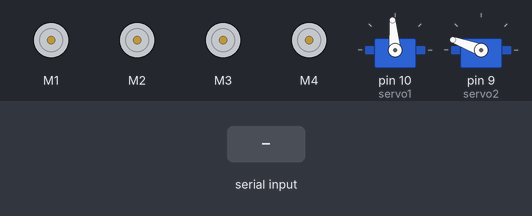
Bench run of a sketch on a simulated Arduino Uno, built with avr-gcc and run on an emulated ATmega328P. On the bench: 4 × DC motor (green arrow = forward, orange = backward, longer = faster), 2 × servo. Inputs (shaded band) come from the test bench.

Above: at 1.7 s.
1.8 s: "1\n" received over Serial
At 2.7 s:
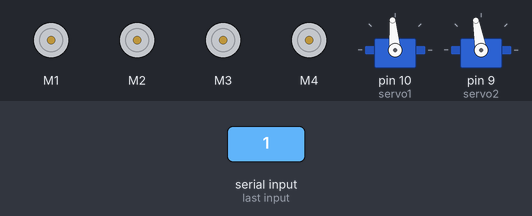
3.4 s: byte 1 (1) received over Serial
At 4.6 s:
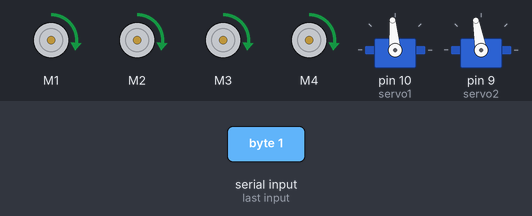
4.9 s: byte 2 (2) received over Serial
At 6.1 s:
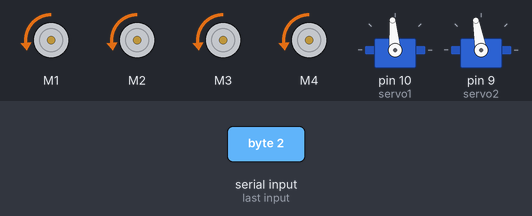
6.4 s: byte 3 (3) received over Serial
At 7.0 s:
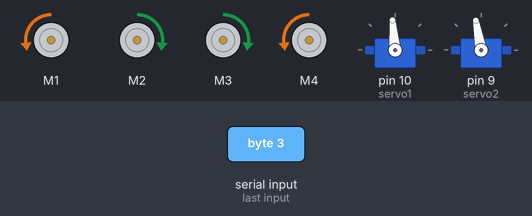
7.9 s: byte 4 (4) received over Serial
At 9.1 s:
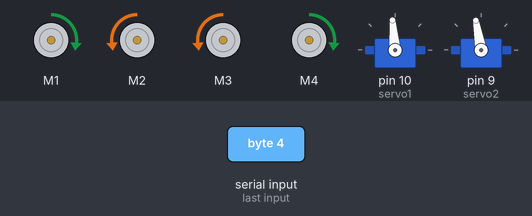
9.4 s: byte 6 (6) received over Serial
At 10.6 s:
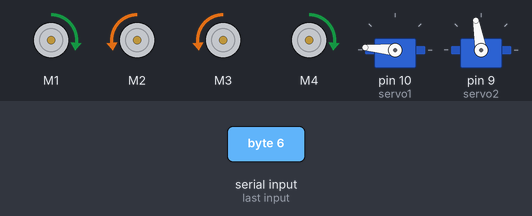
Timing chart, 0 to 11.9 s (numbered marks = the images above; inputs shaded):
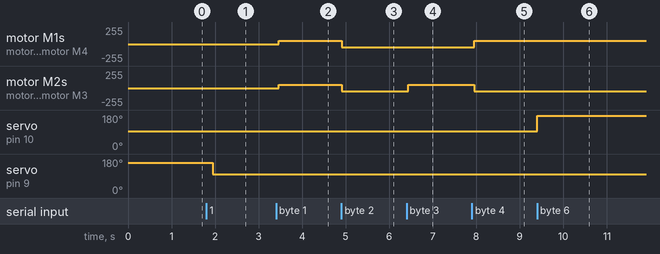

The sketch:

pemindah_barangv2.ino
```cpp
#include "AFMotor.h" //library dari driver motor
#include <Servo.h> //library dari motor servo

const int MOTOR_1 = 1;
const int MOTOR_2 = 2;
const int MOTOR_3 = 3;
const int MOTOR_4 = 4;

/*sinyal mengatur pengontrol kecepatan*/
AF_DCMotor motor1(MOTOR_1, MOTOR12_64KHZ);
AF_DCMotor motor2(MOTOR_2, MOTOR12_64KHZ);
AF_DCMotor motor3(MOTOR_3, MOTOR12_64KHZ);
AF_DCMotor motor4(MOTOR_4, MOTOR12_64KHZ);

/*Deklarasi nama servo*/
Servo servo1;
Servo servo2;

/*masukan/pengaturan speed*/
int state;
int Speed = 130;

void setup() {
  /*pengatur kecepatan 0-255*/
  motor1.setSpeed(Speed);
  motor2.setSpeed(Speed);
  motor3.setSpeed(Speed);
  motor4.setSpeed(Speed);
  Serial.begin(9600); // mengatur kecepatan ke 9600bit/second
  delay(500);

  servo1.attach(10);
  servo2.attach(9);

  servo1.write(95);
  servo2.write(160);
}

void loop() {
  if(Serial.available() > 0){ //jika data dikirim, baca dan simpan dalam state
    state = Serial.read();
    if(state > 10){Speed = state;}
  }

  motor1.setSpeed(Speed); //mengatur kecepatan 0-255
  motor2.setSpeed(Speed);
  motor3.setSpeed(Speed);
  motor4.setSpeed(Speed);

/*~~~~~~~~~~~~~~~~~~~~~~~~~~~~~~~~~~~~~~~~~~~~~~~~~~~~~~~~~~~~~~~~~~~~~~~~~~~~~~~~~~~~~~~~~~~~~~~~~~~~~~~~~~~~~~~~~~~~~~~
                                Kontrol Tombol + Suara
~~~~~~~~~~~~~~~~~~~~~~~~~~~~~~~~~~~~~~~~~~~~~~~~~~~~~~~~~~~~~~~~~~~~~~~~~~~~~~~~~~~~~~~~~~~~~~~~~~~~~~~~~~~~~~~~~~~~~~~*/
if (state == 1){forward(); }       // jika state bernilai 1, maka akan maju kedepan
else if (state == 2){backward(); } // jika state bernilai 2, maka akan kebelakang
else if (state == 3){turnLeft(); } // jika state bernilai 3, maka akan belok kiri
else if (state == 4){turnRight();} // jika state bernilai 4, maka akan belok kanan
else if (state == 5){Stop(); }     // jika state bernilai 5, maka akan berhenti
else if (state == 6){grab(); }     // jika state bernilai 6, maka gripper[servo1] akan menyapit
else if (state == 7){drop(); }     // jika state bernilai 7, maka gripper[servo1] akan melepas
else if (state == 8){up(); }       // jika state bernilai 8, maka gripper[servo2] akan bergerak ke atas
else if (state == 9){down(); }     // jika state bernilai 9, maka gripper[servo2] akan bergerak ke bawah
else if (state == 10){Sup(); }     // jika state bernilai 10, maka gripper[servo2] bisa bergerak ke full ke atas
else if (state == 11){Sdown(); }   // jika state bernilai 11, maka gripper[servo2] akan bergerak ke bawah atau nilai awal
//~~~~~~~~~~~~~~~~~~~~~~~~~~~ End Kontrol Tombol + Suara ~~~~~~~~~~~~~~~~~~~~~~~~~~~~~~~~~~~~~~~~~~~~~~~~~~~~~~~~~~~~~~~~~~~~~~~~~~~

//~~~~~~~~~~~~~~~~~~~~~~~~~~~~~~~~~~~~~~~~~~~~~~~~~~~~~~~~~~~~~~~~~~~~~~~~~~~~~~~~~~~~~~~~~~~~~~~~~~~~~~~~~~~~~~~~~~~~~~~~~~
//                              Kontrol Suara Belok
//~~~~~~~~~~~~~~~~~~~~~~~~~~~~~~~~~~~~~~~~~~~~~~~~~~~~~~~~~~~~~~~~~~~~~~~~~~~~~~~~~~~~~~~~~~~~~~~~~~~~~~~~~~~~~~~~~~~~~~~~~~
else if (state == 12){turnLeft(); delay(1000); state = 5; } // jika state bernilai 12, maka belok kiri dengan 0,8 detik lalu berhenti
else if (state == 13){turnRight(); delay(1000); state = 5; }// jika state bernilai 13, maka belok kanan dengan 0,8 detik lalu berhenti
//~~~~~~~~~~~~~~~~~~~~~~~~~~~~~ End Kontrol Suara Belok ~~~~~~~~~~~~~~~~~~~~~~~~~~~~~~~~~~~~~~~~~~~~~~~~~~~~~~~~~~~~~~~~~~~~~~~~~~~~~~~
delay(80);
}

//Maju ke depan
void forward(){
  motor1.run(FORWARD);
  motor2.run(FORWARD);
  motor3.run(FORWARD);
  motor4.run(FORWARD);
}

//Bergerak ke Belakang
void backward(){
  motor1.run(BACKWARD);
  motor2.run(BACKWARD);
  motor3.run(BACKWARD);
  motor4.run(BACKWARD);
}

//Belok Kiri
void turnLeft(){
  motor1.run(BACKWARD);
  motor2.run(FORWARD);
  motor3.run(FORWARD);
  motor4.run(BACKWARD);
}

//Belok Kanan
void turnRight(){
  motor1.run(FORWARD);
  motor2.run(BACKWARD);
  motor3.run(BACKWARD);
  motor4.run(FORWARD);
}


//Berhenti
void Stop(){
  motor1.run(RELEASE);
  motor2.run(RELEASE);
  motor3.run(RELEASE);
  motor4.run(RELEASE);
}

void grab(){
 servo1.write(175);
}

void drop(){
 servo1.write(95);
}

void up(){
 servo2.write(50);
}

void down(){
 servo2.write(160);
}

void Sup(){
 servo2.write(100);
}

void Sdown(){
 servo2.write(160);
}
```

Measured:
- after the input at 1.8 s, servo on pin 9 (servo2): 160° → 100° after 0.14 s
- after the input at 3.4 s, motor M1–4: stopped → forward 49/255 after 0.06 s
- after the input at 4.9 s, motor M1–4: forward 49/255 → backward 49/255 at once
- after the input at 6.4 s, motor M2, motor M3: backward 49/255 → forward 49/255 at once
- after the input at 7.9 s, motor M1, motor M4: backward 49/255 → forward 49/255 after 0.06 s; motor M2, motor M3: forward 49/255 → backward 49/255 after 0.06 s
- after the input at 9.4 s, servo on pin 10 (servo1): 95° → 175° at once
